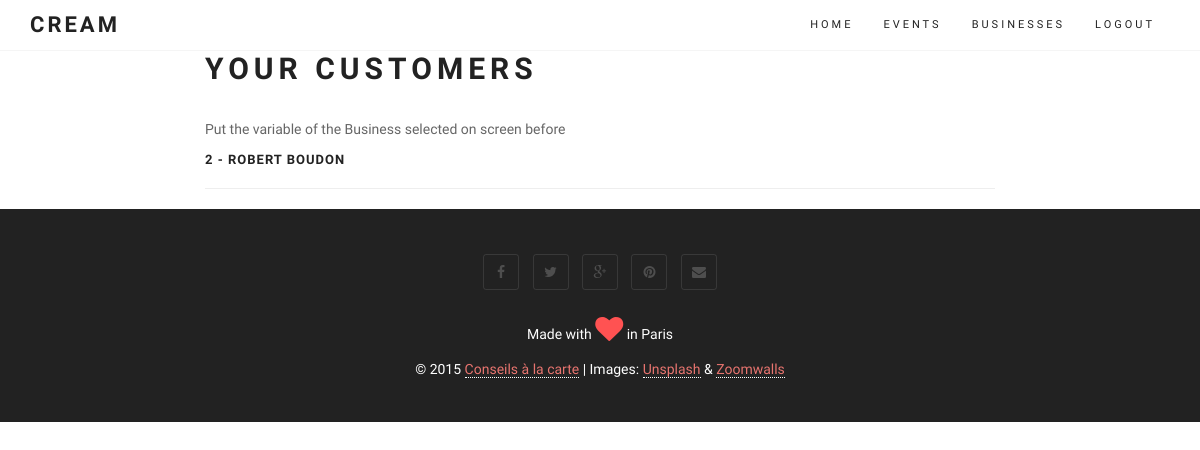
The app's page /customer/1/ (signed in), older data.
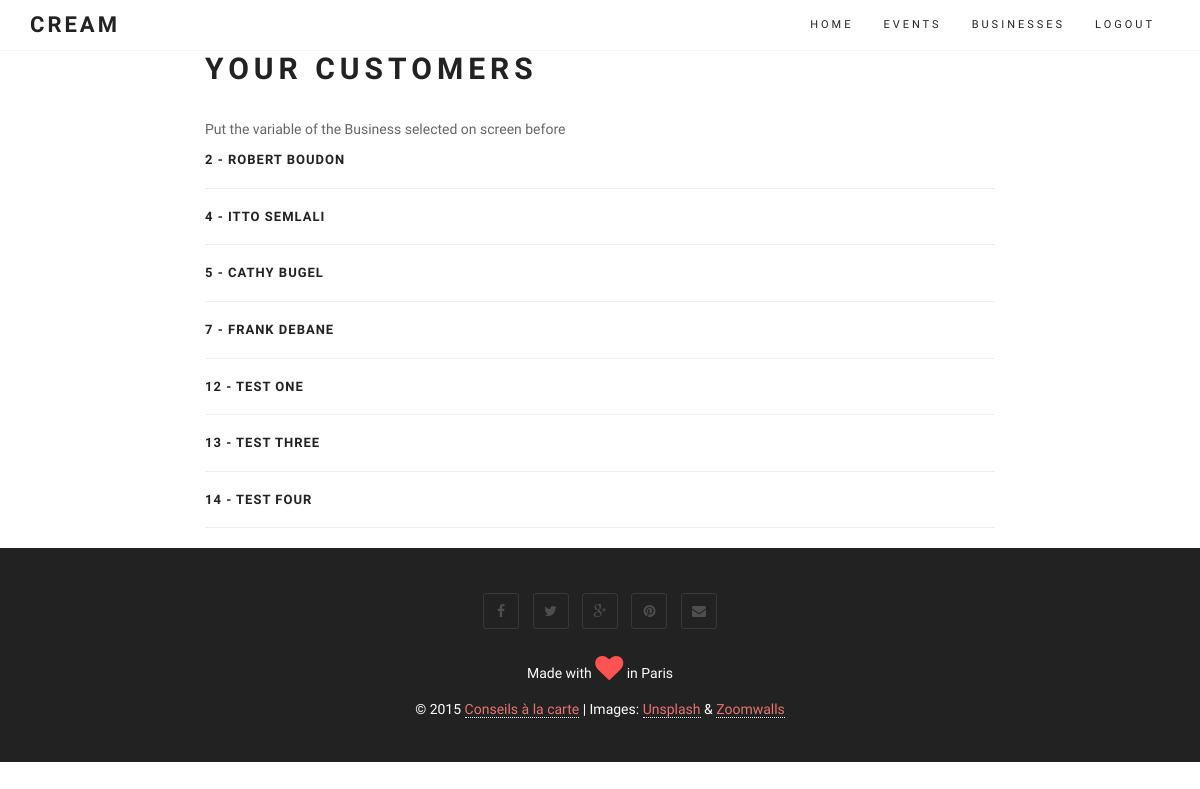
The same page, newer data.
### core/models.py (models this page shows)
class Customer(models.Model):
	user = models.ForeignKey(User)
	business = models.ForeignKey(Business) # could we make it multiple values
	kind = models.IntegerField(choices=CUSTOMER_KIND, null=True, blank=True)
	status = models.IntegerField(choices=CUSTOMER_STATUS, null=True, blank=True)
	fullname = models.CharField(max_length=100, null=True, blank=True)
	telephone = models.CharField(max_length=20, null=True, blank=True)
	email = models.CharField(max_length=100, null=True, blank=True)
 	created_at = models.DateTimeField(auto_now_add=True)
 	def __unicode__(self):
 		return str(self.fullname) #+ ' - ' + str(self.bus_c) + ' - ' + str(self.fullname)
 	def get_absolute_url(self):
 	 	return reverse (viewname="customer_list", args=[self.id])

### core/views.py (the view)
# urls.py: url(r'customer/(?P<pk>\d+)/$', login_required(coreviews.CustomerListView.as_view()), name = 'customer_list'),
class CustomerListView(ListView):
	model = coremodels.Customer
	template_name = "customer/list.html"
	def get_queryset(self):
		return coremodels.Customer.objects.filter(user=self.request.user,business=self.kwargs['pk'])

### templates/customer/list.html (shortened to what this page needs)
{% extends "base/theme.html" %}
{% block content %}
<div class="row main-content">
	<div class="col-md-2"></div>
	<div class="col-md-8">
	<h2>Your Customers</h2>
Put the variable of the Business selected on screen before<p>
		{% for customer in object_list %}
		<div class="row">
	 		<div class="col-md-12">
			<h3>{{ customer.id }} - {{ customer.fullname }}</h3>
			<hr></div>
		</div>
		{% endfor %}
	</div>
	<div class="col-md-2"></div>
</div>
{% endblock %}

Row changes from the older to the newer data that the page shows:
added Customer: id "4", fullname "ITTO SEMLALI"
added Customer: id "5", fullname "CATHY BUGEL"
added Customer: id "7", fullname "FRANK DEBANE"
added Customer: id "12", fullname "TEST ONE"
added Customer: id "13", fullname "TEST THREE"
added Customer: id "14", fullname "TEST FOUR"
